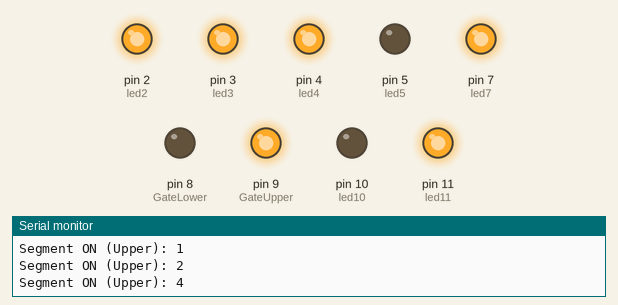
A sketch run on a simulated Arduino Uno, built with avr-gcc and run on an emulated ATmega328P. Parts: output pins drawn as LEDs (lit = HIGH), the last lines printed to the serial monitor.

Above: at 0.1 s.
At 6.1 s:
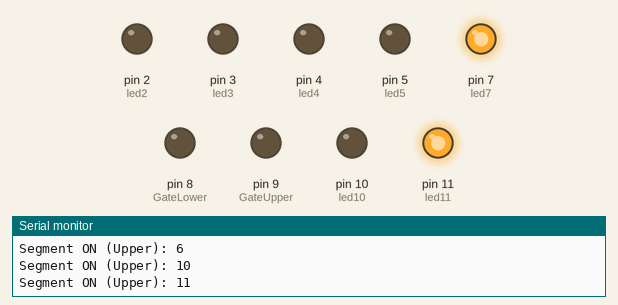
At 9.9 s:
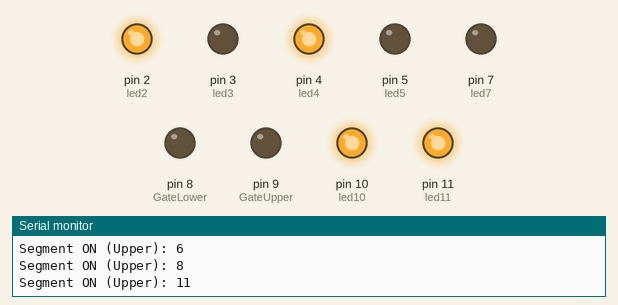
At 17.4 s:
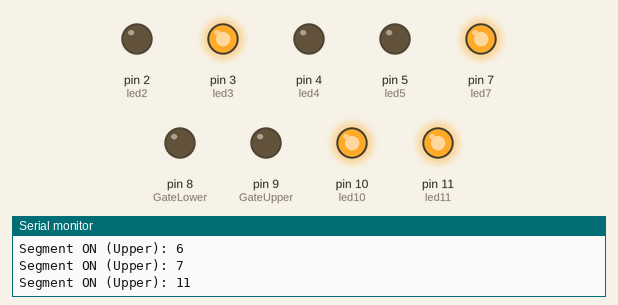
At 25.2 s:
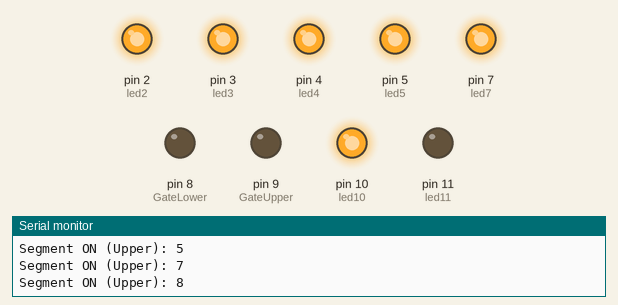
At 37.1 s:
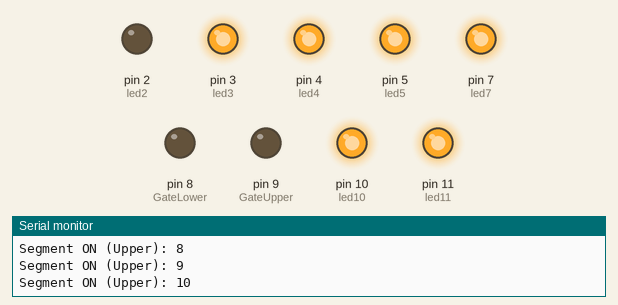
Timing chart, 0 to 40.0 s (numbered marks = the images above):
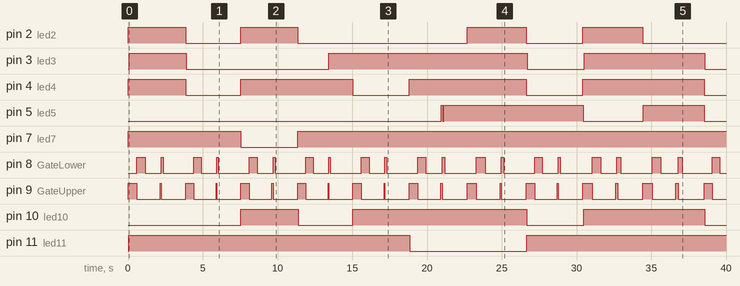

Measured:
- by itself, pin 2 (led2): LOW → HIGH at 0.00 s, → LOW 3.9 s later, → HIGH 3.7 s later, → LOW 3.8 s later, … (8 changes in this stretch)
- by itself, pin 3 (led3): goes HIGH 3.8 s, LOW 9.5 s, HIGH 13.3 s, LOW 3.8 s, HIGH 8.1 s, then LOW
- by itself, pin 4 (led4): repeats every 11.2 s: LOW 3.7 s, HIGH 7.5 s
- by itself, pin 5 (led5): goes HIGH 0.10 s, LOW 0.07 s, HIGH 9.3 s, LOW 4.0 s, HIGH 4.1 s, then LOW
- by itself, pin 7 (led7): LOW → HIGH at 0.03 s, → LOW 7.5 s later, → HIGH 3.8 s later
- by itself, pin 8 (GateLower): LOW → HIGH at 0.60 s, → LOW 0.55 s later, → HIGH 1.1 s later, → LOW 0.14 s later, … (42 changes in this stretch)
- by itself, pin 10 (led10): goes HIGH 3.8 s, LOW 3.7 s, HIGH 11.6 s, LOW 3.8 s, HIGH 8.1 s, then LOW
- by itself, pin 11 (led11): LOW → HIGH at 0.05 s, → LOW 18.8 s later, → HIGH 7.8 s later

The sketch:

FixCppSynrax_1_digit_counter_0-9.ino
```cpp
/*
 Пример управления яркостью светодиода
 на выходе контроллера Arduino.
 Управление 7-сегментным индикатором SC10-21SRWA.
*/

int GateUpper = 9;
int GateLower = 8;
int const pinsQTY = 11;

// Пины для сегментов
int led1  = 1;  // lower left segment
int led2  = 2;  // lower middle segment
int led3  = 3;  // dot (если нужен)
int led4  = 4;  // center segment
int led5  = 5;  // lower right segment
int led7  = 7;  // upper right segment
int led10 = 10; // upper left segment
int led11 = 11; // upper middle segment
int pinMaxNumber = 11;
int pause = 500;
int currentDigit = 0;
int freezePause = 1500;

// массив пинов для управления сегментами (в нужном порядке)
int segmentPins[8] = {led1, led2, led4, led5, led7, led10, led11, led3}; // led3 (точка)

// таблица сегментов для цифр 0–9 (1 = включен, 0 = выключен); pin 3 dot segment
// значение 0 элемент массива это 0 испоольтзуется дл смещения индексации. чтобы первый значимыыыыый элемент имел индекс 1.
// это сделано для того, что индекс элемента в массиве соответсвует номеру ноги на которой "висит",
// перебирая элементы массива, мы по индексу элемента, понимаем какой элемент массиса(номер ноги) в каком состоянии должен быть
int digits[10][9] = {
  //  1  2   3   4   5  7   10  11  <- segments number
  {0, 1, 1,  0,  1,  0, 1,  1,  1}, // 0
  {0, 0, 0,  0,  1,  0, 1,  0,  0}, // 1
  {0, 1, 1,  0,  0,  1, 1,  0,  1}, // 2
  {0, 0, 1,  0,  1,  0, 1,  0,  1}, // 3
  {0, 0, 0,  0,  1,  1, 1,  1,  0}, // 4
  {0, 0, 1,  0,  1,  1, 0,  1,  1}, // 5
  {0, 1, 1,  1,  1,  1, 0,  1,  1}, // 6 with dot
  {0, 0, 0,  1,  1,  0, 1,  0,  1}, // 7
  {0, 1, 1,  0,  1,  1, 1,  1,  1}, // 8
  {0, 0, 1,  1,  1,  1, 1,  1,  1}  // 9 with dot
};

void setup() {
  Serial.begin(9600);

  pinMode(GateLower, OUTPUT);
  pinMode(GateUpper, OUTPUT);

  // Устанавливаем режим OUTPUT для всех сегментов
  for (int i = 0; i < 8; i++) {
    pinMode(segmentPins[i], OUTPUT);
  }
}

void showDigit(int digit) {
  if (digit < 0 || digit > 9) return;

  Serial.println("------> Show digit Begin");
  Serial.println("Digit received: " + String(digit));

  int* segments = digits[digit];

  // ----------------- Gate Upper ------------------
  digitalWrite(GateUpper, HIGH);
  for (int i = 0; i < 8; i++) {
    if (segments[i]) {
      digitalWrite(segmentPins[i], HIGH);
      Serial.println("Segment ON (Upper): " + String(i));
    } else {
      digitalWrite(segmentPins[i], LOW);
    }
  }
  delay(pause);
  digitalWrite(GateUpper, LOW);

  // ----------------- Gate Lower ------------------
  digitalWrite(GateLower, HIGH);
  for (int i = 0; i < 8; i++) {
    if (segments[i]) {
      digitalWrite(segmentPins[i], HIGH);
      Serial.println("Segment ON (Lower): " + String(i));
    } else {
      digitalWrite(segmentPins[i], LOW);
    }
  }
  delay(pause);
  digitalWrite(GateLower, LOW);

  Serial.println("------> Show digit End\n");
}

  void loop() {

    int* segments = digits[currentDigit];
    {
      showDigit(currentDigit);
      delay(1000);
      if (currentDigit >= 9)
      {
      currentDigit = 0;
      }
      // ----------------- Begin of Upper Gate------------------
      digitalWrite(GateUpper, HIGH);

      for (int j =1; j<=pinMaxNumber; ++j)
      {
        if (segments[j]) {
          digitalWrite(segmentPins[j], HIGH);
          Serial.println("Segment ON (Upper): " + String(j));
        } else {
          digitalWrite(segmentPins[j], LOW);
        }
      }
      digitalWrite(GateUpper, LOW);
      // ----------------- End  of Upper Gate------------------
      // ----------------- Begin of Lower Gate------------------
      digitalWrite(GateLower, HIGH);

      for (int j =1; j<=pinsQTY; ++j)
      {
        if (segments[j]) {
          digitalWrite(segmentPins[j], HIGH);
          Serial.println("Segment ON (Upper): " + String(j));
        } else {
          digitalWrite(segmentPins[j], LOW);
        }
      }
      digitalWrite(GateLower, LOW);
      // ----------------- End  of Lower Gate------------------
      delay(freezePause); // to leep shown digit for a few momrnts

      // end of main Loop itteration, show 1 ddigit;
      ++currentDigit; //sry to next difit for next itteration.
    } // end of int* segments = digits[digit];

  } //end of loop()
```

1_digit_counter_0-9.cpp
```cpp
/*
 Пример управления яркостью светодиода
 на выходе 9 контроллера Arduino
 функцией analogWrite().
 */
int GateUpper = 9;
int GateLower = 8;
int led1 = 1; // lower left  segment
int led2 = 2; // lower middle segment
int led3 = 3; //dot
int led4 = 4; // middle center segment
int led5 = 5; // loer right segment
int led7 = 7; // upper right segment
int led10 = 10; // upper left segment
int led11 = 11; // upper midddle segment
int shortDelay = 1;
int longDelay = 500;
int segments_QTY =8;

int segments[10][8] = {
  // list of segments for each digit. digit are equal to index in digits array (zero 'lrmrnt if digit 0, 1 elemet of array is digit 1,etc.)
  /*
  мтарица сегментов. каждый из массивов это набор сегментов для включения, чтобы покзать цифру. индекс массива соответсвует отображаеморй цифре  элемент [0]-цифра 0; елемент [1] цифра 1 и т.д.
  каждый из вложенных массивов это список сегментов. 0 сегмент выключен 1 сегмент включен. номер элемента в массиве соответвует номеру сегмента.
  сегменты для цифрового индикатора SC10-21SRWA, 1 разряд большого размера.
  **/
(1,	1, 0,	1,	0,	0,	1,	0,	0,	1,	1),//digit 0
(0,	0, 0,	1,  0,	0,	1,	0,	0,	0,	0),//digit 1
(1,	1, 0,	0,  1,	0,	1,	0,	0,	0,	1),//digit 2
(0,	1, 0,	1,  1,	0,	1,	0,	0,	0,	1),//digit 3
(0,	0, 0,	1,  1,	0,	1,	0,	0,	1,	1),//digit 4
(0,	1, 0,	1,  1,	0,	0,	0,	0,	1,	1),//digit 5
(0,	1, 1,	1,	1,	0,	0,	0,	0,	0,	0),//digit 6
(0,	0, 0,	1,	0,	0,	1,	0,	0,	0,	1),//digit 7
(1,	1, 0,	1,	1,	0,	1,	0,	0,	1,	1),//digit 8
(0,	1, 1,	1,	1,	0,	1,	0,	0,	1,	1)//digit 9
};

int pause = 500;

void setup()  {
  pinMode(GateLower, OUTPUT);
  pinMode(GateUpper, OUTPUT);
  pinMode(led1, OUTPUT); //pin d1
  pinMode(led2, OUTPUT); //pin d2
  pinMode(led3, OUTPUT); // pin d3
  pinMode(led4, OUTPUT); //pin d4
  pinMode(led5, OUTPUT); // pin d5
  pinMode(led7, OUTPUT); // pin d7
  pinMode(led10, OUTPUT); //pin d10
  pinMode(led11, OUTPUT); //pin d11
}


void flushIndicator()
{
  delay(200);
  for (int i =1; i <=13 ; i++)
  {
      digitalWrite(i, LOW);
  }
}


void loop ()
{
  int digits_QTY = 9;
  //
  for (int digit =0; digit <=digits_QTY; digit ++)
  {
    for(int segment =1; segment <=  sizeof(segments[digit]); segment ++)
    {
      digitalWrite(GateUpper, HIGH);
      flushIndicator();
      if (segment == 1)
      {
        digitalWrite(segment, HIGH);
      }
      delay(shortDelay);
      digitalWrite(GateUpper, LOW);
      flushIndicator();
      digitalWrite(GateLower, HIGH);
      flushIndicator();
      digitalWrite(segment, HIGH);
      digitalWrite(GateLower, LOW);
      digitalWrite(GateUpper, LOW);
      flushIndicator();
    }
  }
}
```
